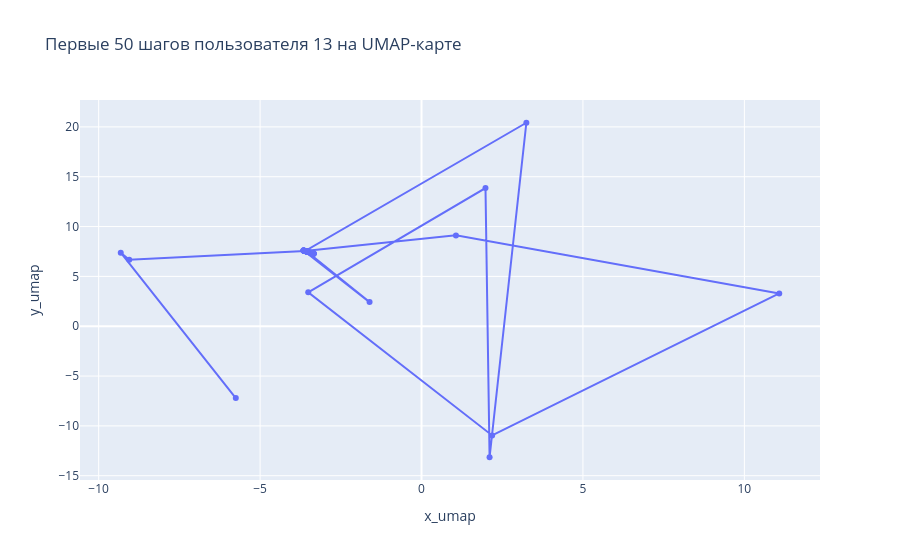

Write notebook code for a chart like this one.
### Code cell
# Первые 50 шагов
fig = px.line(
    traj_umap.head(50),
    x="x_umap",
    y="y_umap",
    markers=True,
    hover_data=[
        "submission_time",
        "task_id",
        "task_name",
        "task_number",
        "node_name",
        "cluster",
        "is_correct"
    ],
    title=f"Первые 50 шагов пользователя {user_number} на UMAP-карте"
)

fig.show()

### Figure 1 — Plotly figure (JSON) as saved in the notebook; plotly's stock layout.template omitted (floating-point values rounded to 4 significant figures; data arrays with more than 128 entries replaced by an {"elided": "..."} marker saying what was removed)
{"data": [{"customdata": {"elided": "50x7 mixed values"}, "hovertemplate": "x_umap=%{x}<br>y_umap=%{y}<br>submission_time=%{customdata[0]}<br>task_id=%{customdata[1]}<br>task_name=%{customdata[2]}<br>task_number=%{customdata[3]}<br>node_name=%{customdata[4]}<br>cluster=%{customdata[5]}<br>is_correct=%{customdata[6]}<extra></extra>", "legendgroup": "", "line": {"color": "#636efa", "dash": "solid"}, "marker": {"symbol": "circle"}, "mode": "lines+markers", "name": "", "orientation": "v", "showlegend": false, "type": "scatter", "x": [-5.753, -9.316, -9.054, -3.608, 3.247, 2.108, 1.981, -3.509, 2.187, 11.08, 1.066, -3.599, -3.619, -3.427, -3.637, -3.546, -3.343, -3.655, -1.609, -3.553, -3.484, -3.553, -3.599, -3.346, -3.653, -3.345, -3.34, -3.583, -3.637, -3.591, -3.343, -3.605, -3.619, -3.607, -3.446, -3.427, -3.545, -3.628, -3.655, -3.342, -3.603, -3.561, -3.608, -3.553, -3.352, -3.546, -3.61, -3.657, -3.655, -3.58], "xaxis": "x", "y": [-7.214, 7.381, 6.66, 7.545, 20.42, -13.15, 13.86, 3.399, -10.96, 3.287, 9.114, 7.536, 7.556, 7.367, 7.574, 7.482, 7.285, 7.596, 2.42, 7.49, 7.42, 7.49, 7.536, 7.284, 7.59, 7.284, 7.279, 7.519, 7.574, 7.528, 7.285, 7.542, 7.556, 7.545, 7.383, 7.367, 7.481, 7.565, 7.596, 7.282, 7.54, 7.497, 7.545, 7.49, 7.292, 7.482, 7.547, 7.595, 7.596, 7.517], "yaxis": "y"}], "layout": {"legend": {"tracegroupgap": 0}, "title": {"text": "Первые 50 шагов пользователя 13 на UMAP-карте"}, "xaxis": {"anchor": "y", "domain": [0, 1], "title": {"text": "x_umap"}}, "yaxis": {"anchor": "x", "domain": [0, 1], "title": {"text": "y_umap"}}}}
